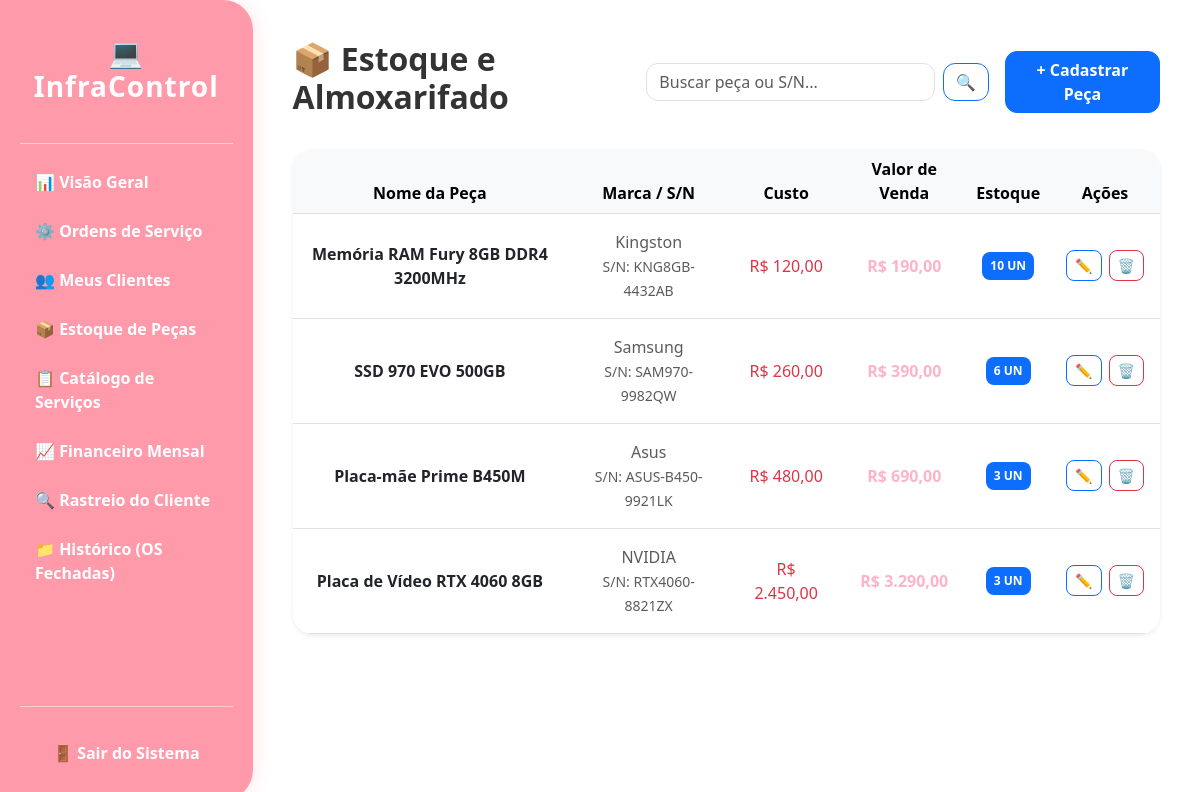
Page /estoque (signed in) on the earlier database version.
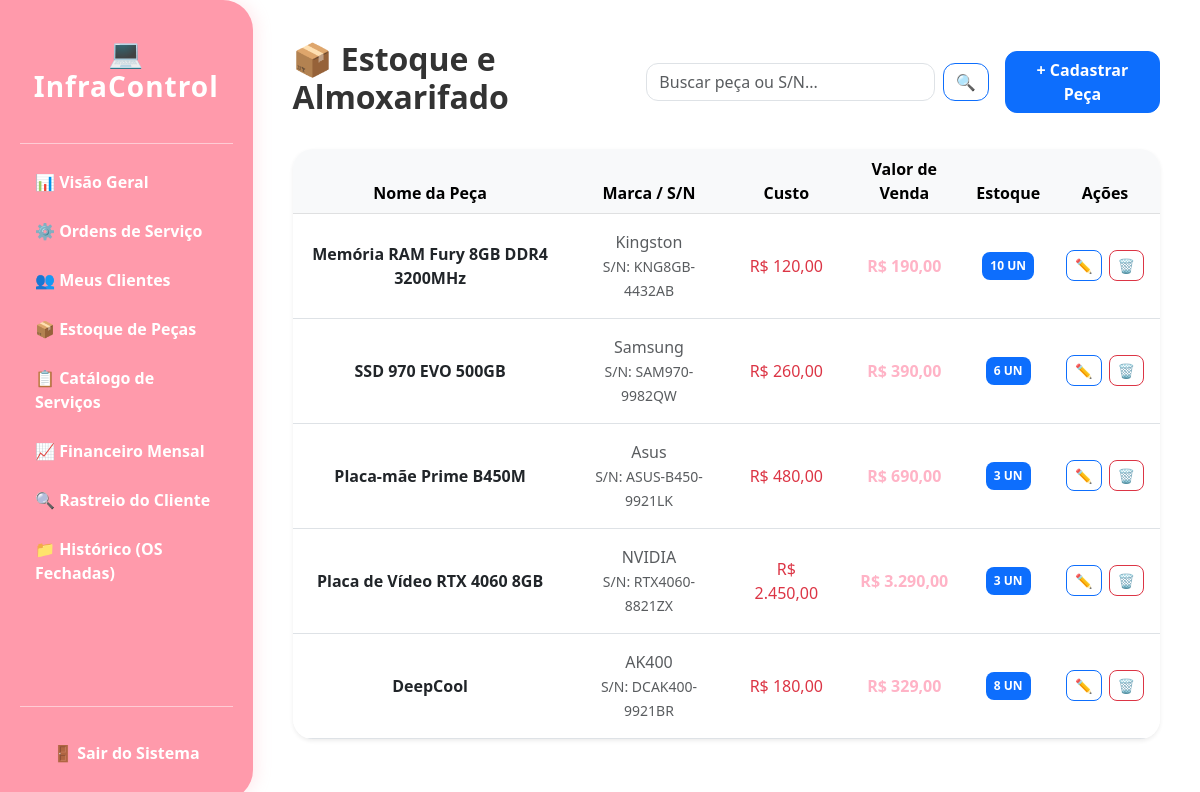
Same page on the later database version.
### models.py (models this page shows)
class Peca(db.Model):
    id = db.Column(db.Integer, primary_key=True)
    nome = db.Column(db.String(150), nullable=False)
    marca = db.Column(db.String(100))
    numero_serie = db.Column(db.String(100))
    valor_custo = db.Column(db.Float, default=0.0)
    valor_venda = db.Column(db.Float, default=0.0)
    quantidade = db.Column(db.Integer, default=0)

### app.py (the view, shortened to what this page needs)
@app.route('/estoque', methods=['GET', 'POST'])
@login_required
def estoque():
    search = request.args.get('search')
    lista = Peca.query.filter(Peca.nome.ilike(f'%{search}%') | Peca.numero_serie.ilike(f'%{search}%') | Peca.marca.ilike(f'%{search}%')).all() if search else Peca.query.all()
    return render_template('estoque.html', pecas=lista, search=search)

### app.py (called while the page is built)
@login_manager.user_loader
def load_user(user_id): return User.query.get(int(user_id))

@app.template_filter('moeda')
def format_moeda(valor):
    try:
        v = float(valor)
        return f"{v:,.2f}".replace(",", "X").replace(".", ",").replace("X", ".")
    except: return "0,00"

### templates/estoque.html (shortened to what this page needs)
{% extends "base.html" %}
{% block content %}
<div class="d-flex justify-content-between align-items-center mb-4">
    <h2 style="font-weight: 700; color: #333;">📦 Estoque e Almoxarifado</h2>
    <form class="d-flex w-50 mx-3" method="GET" action="{{ url_for('estoque') }}">
        <input class="form-control me-2" type="search" name="search" placeholder="Buscar peça ou S/N..." value="{{ search or '' }}" style="border-radius: 12px;">
        <button class="btn btn-outline-primary" type="submit" style="border-radius: 12px;">🔍</button>
    </form>
    <button class="btn btn-primary px-4 fw-bold" style="border-radius: 12px;" data-bs-toggle="modal" data-bs-target="#newPeca">+ Cadastrar Peça</button>
</div>
<div class="card border-0 shadow-sm" style="border-radius: 20px; overflow: hidden;">
    <table class="table table-hover m-0 align-middle text-center">
        <thead class="table-light">
            <tr>
                <th>Nome da Peça</th>
                <th>Marca / S/N</th>
                <th>Custo</th>
                <th>Valor de Venda</th>
                <th>Estoque</th>
                <th>Ações</th>
            </tr>
        </thead>
        <tbody>
            {% for p in pecas %}
            <tr>
                <td class="p-3 fw-bold">{{ p.nome }}</td>
                <td class="p-3 text-muted">
                    {{ p.marca if p.marca else 'N/A' }}<br>
                    <small>S/N: {{ p.numero_serie if p.numero_serie else 'N/A' }}</small>
                </td>
                <td class="p-3 text-danger">R$ {{ p.valor_custo | moeda }}</td>
                <td class="p-3 fw-bold" style="color: var(--primary);">R$ {{ p.valor_venda | moeda }}</td>
                <td class="p-3">
                    {% if p.quantidade <= 2 %}
                        <span class="badge bg-danger p-2" style="border-radius: 8px;">{{ p.quantidade }} UN (Baixo)</span>
                    {% else %}
                        <span class="badge bg-primary p-2" style="border-radius: 8px;">{{ p.quantidade }} UN</span>
                    {% endif %}
                </td>
                <td class="p-3">
                    <div class="btn-group gap-2 d-flex justify-content-center">
                        <a href="{{ url_for('editar_peca', id=p.id) }}" class="btn btn-sm btn-outline-primary" style="border-radius: 8px;" title="Editar">✏️</a>
                        <a href="{{ url_for('excluir_peca', id=p.id) }}" class="btn btn-sm btn-outline-danger" style="border-radius: 8px;" onclick="return confirm('Excluir esta peça do estoque?')" title="Excluir">🗑️</a>
                    </div>
                </td>
            </tr>
            {% else %}
            <tr><td colspan="6" class="p-5 text-muted">Estoque vazio. Nenhuma peça cadastrada.</td></tr>
            {% endfor %}
        </tbody>
    </table>
</div>
{% endblock %}

Differences in the rows shown:
added Peca: nome "DeepCool", marca "AK400", numero_serie "DCAK400-9921BR", valor_custo|moeda "180,00", valor_venda|moeda "329,00", quantidade "8"
